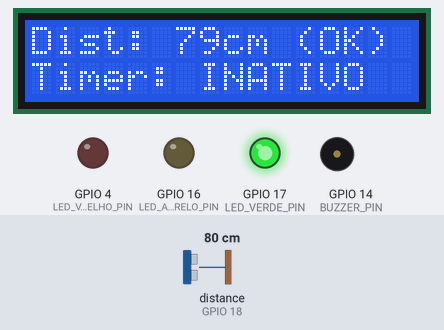
A sketch run on a simulated ESP32. On the bench: 16×2 character LCD, output pins drawn as LEDs (lit = HIGH), buzzer (waves = sounding). Wiring (inferred from the names in the program): ultrasonic range finder: trigger GPIO 5; echo GPIO 18. Inputs (shaded band) come from the test bench; at power-on: distance to the obstacle (sensor on GPIO 18) 80 cm. The echo pulse lasts 58.3 µs per cm; WiFi joins after 1.5 s; servers stay silent unless stated; no MQTT or app messages arrive unless stated; pins used as bus, display or sensor lines are not drawn; what the sketch prints to the serial monitor is not drawn.

Above: at 3.8 s.
3.9 s: distance to the obstacle (sensor on GPIO 18) set to 44 cm
At 6.4 s:
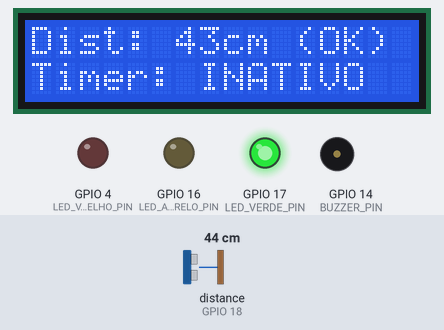
6.9 s: distance to the obstacle (sensor on GPIO 18) set to 37 cm
At 9.1 s:
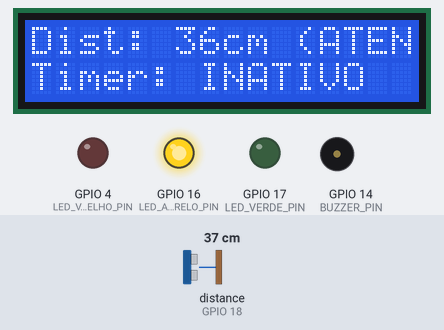
9.4 s: distance to the obstacle (sensor on GPIO 18) set to 34 cm
At 10.6 s:
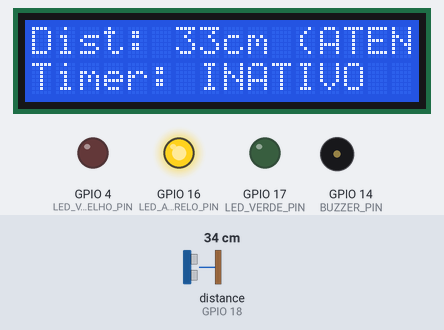
11.5 s: distance to the obstacle (sensor on GPIO 18) set to 28 cm
At 13.0 s:
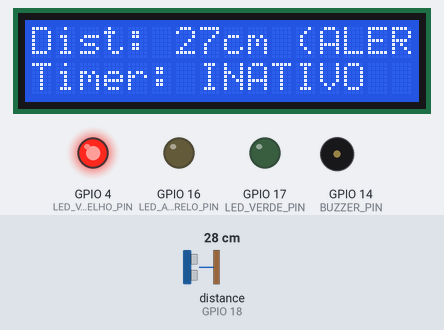
15.1 s: distance to the obstacle (sensor on GPIO 18) set to 35 cm
At 15.5 s:
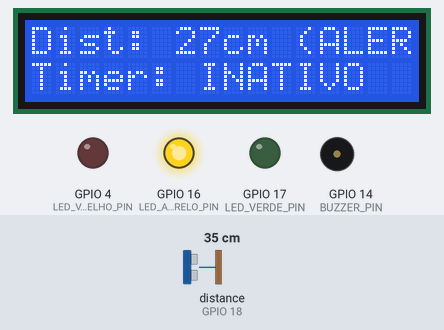
Timing chart, 0 to 18.1 s (numbered marks = the images above; inputs shaded):
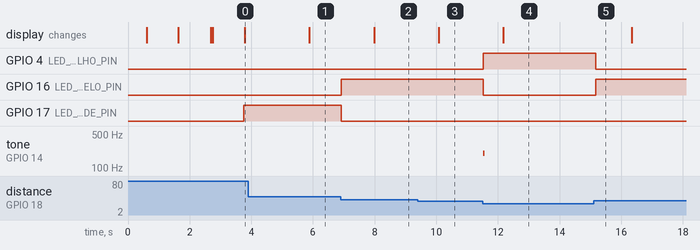

Measured:
- the behaviour switches between 42 and 41 cm on distance to the obstacle (sensor on GPIO 18) (found by bisection; images 1 and 2)
- the behaviour switches between 32 and 31 cm on distance to the obstacle (sensor on GPIO 18) (found by bisection; images 3 and 4)
- after the input at 3.9 s, the display: changes after 2.0 s (image 1)
- after the input at 6.9 s, GPIO 16 (LED_AMARELO_PIN): LOW → HIGH at once; GPIO 17 (LED_VERDE_PIN): HIGH → LOW at once; the display: changes after 1.1 s (image 2)
- after the input at 9.4 s, the display: changes after 0.68 s (image 3)
- after the input at 11.5 s, GPIO 4 (LED_VERMELHO_PIN): LOW → HIGH at once; GPIO 16 (LED_AMARELO_PIN): HIGH → LOW at once; tone on GPIO 14 (BUZZER_PIN): silent → 200 Hz at once, → silent 0.05 s later; the display: changes after 0.67 s (image 4)
- after the input at 15.1 s, GPIO 4 (LED_VERMELHO_PIN): HIGH → LOW after 0.08 s; GPIO 16 (LED_AMARELO_PIN): LOW → HIGH after 0.08 s

The sketch:

codigo-ergonomia_esp32.ino
```cpp
// --- Bibliotecas
#include <WiFi.h>
#include <PubSubClient.h>
#include <ArduinoJson.h>
#include <Wire.h>
#include <LiquidCrystal_I2C.h>

// --- Configurações de Rede
const char* SSID = "Wokwi-GUEST";
const char* PASSWORD = "";

// --- Configurações do MQTT
const char* BROKER_MQTT = "44.223.43.74";
const int BROKER_PORT = 1883;

const char* ID_MQTT = "esp32_ergonomia_01";
const char* TOPICO_PUBLISH = "fiap/gs/ergonomia/attrs";
const char* TOPICO_SUBSCRIBE = "fiap/gs/ergonomia/cmd";

// --- Pinos e Componentes
const int I2C_SDA_PIN = 21;
const int I2C_SCL_PIN = 22;
const int BUZZER_PIN = 14;
const int TRIG_PIN = 5;
const int ECHO_PIN = 18;
const int LED_VERDE_PIN = 17;  // Postura OK
const int LED_AMARELO_PIN = 16;   // NOVO: Postura ATENÇÃO
const int LED_VERMELHO_PIN = 4; // Postura RUIM

// Limites de postura (em cm)
const int LIMITE_POSTURA_OK_CM = 40;     // Acima disto = VERDE
const int LIMITE_POSTURA_ALERTA_CM = 30; // Abaixo disto = VERMELHO
                                       // Entre os dois = AMARELO

// --- Componentes
LiquidCrystal_I2C lcd(0x27, 16, 2);
WiFiClient espClient;
PubSubClient MQTT(espClient);

// --- Variáveis de Estado
int distanciaAtual = 0;
String estadoPostura = "OK";
String estadoTimer = "INATIVO";
bool timerAtivo = false;

// --- Variáveis de Temporização (Pomodoro)
unsigned long tempoInicioCiclo = 0;
// (Para testes usamos valores curtos)
const long DURACAO_FOCO_MS = 10000; // 10 segundos
const long DURACAO_PAUSA_MS = 5000; // 5 segundos

// --- Variáveis de Controle
unsigned long ultimoEnvioMQTT = 0;
const long INTERVALO_ENVIO_MQTT = 2000; // Envia dados a cada 2s

// --- Funções de Inicialização
void initSerial() { Serial.begin(115200); }
void initPins() {
  pinMode(TRIG_PIN, OUTPUT);
  pinMode(ECHO_PIN, INPUT);
  pinMode(LED_VERDE_PIN, OUTPUT);
  pinMode(LED_AMARELO_PIN, OUTPUT);
  pinMode(LED_VERMELHO_PIN, OUTPUT);
  pinMode(BUZZER_PIN, OUTPUT);
}
void initLCD() {
  Wire.begin(I2C_SDA_PIN, I2C_SCL_PIN);
  lcd.init(); lcd.backlight();
  lcd.setCursor(0, 0); lcd.print("Ergonomia: OK");
  lcd.setCursor(0, 1); lcd.print("Timer: INATIVO");
}
void initWiFi() {
  Serial.print("Conectando ao WiFi...");
  lcd.clear();
  lcd.setCursor(0, 0); lcd.print("Conectando WiFi");
  WiFi.begin(SSID, PASSWORD);
  while (WiFi.status() != WL_CONNECTED) { delay(500); Serial.print("."); lcd.print(".");}
  Serial.println("\nWiFi conectado!");
  lcd.clear();
  lcd.setCursor(0, 0); lcd.print("WiFi Conectado!");
  delay(1000);
}

// --- Funções de Atuadores e Sensores
void tocarSom(String tipo) {
  if (tipo == "foco") {
    tone(BUZZER_PIN, 500, 100); // 1 bipe curto
  } else if (tipo == "pausa") {
    tone(BUZZER_PIN, 800, 100); delay(100);
    tone(BUZZER_PIN, 800, 100); // 2 bipes curtos
  } else if (tipo == "alerta") {
    tone(BUZZER_PIN, 200, 50); // Bip baixo e rápido
  }
}
void atualizarLCD() {
  lcd.clear();
  // Linha 0: Postura
  lcd.setCursor(0, 0);
  lcd.print("Dist: "); lcd.print(distanciaAtual); lcd.print("cm ("); lcd.print(estadoPostura); lcd.print(")");

  // Linha 1: Timer
  lcd.setCursor(0, 1);
  lcd.print("Timer: "); lcd.print(estadoTimer);
  if (timerAtivo) {
    unsigned long tempoDecorrido = (millis() - tempoInicioCiclo) / 1000;
    lcd.print(" "); lcd.print(tempoDecorrido); lcd.print("s");
  }
}
int lerSensorDistancia() {
  digitalWrite(TRIG_PIN, LOW); delayMicroseconds(2);
  digitalWrite(TRIG_PIN, HIGH); delayMicroseconds(10);
  digitalWrite(TRIG_PIN, LOW);
  long duration = pulseIn(ECHO_PIN, HIGH);
  return duration * 0.034 / 2;
}

// --- Funções de Lógica Principal
void checarPostura() {
  distanciaAtual = lerSensorDistancia();
  String estadoAnterior = estadoPostura;


  if (distanciaAtual <= LIMITE_POSTURA_ALERTA_CM && distanciaAtual > 0) {
    // 1. ALERTA (Ex: 1-30 cm)
    estadoPostura = "ALERTA";
    digitalWrite(LED_VERMELHO_PIN, HIGH);
    digitalWrite(LED_AMARELO_PIN, LOW);
    digitalWrite(LED_VERDE_PIN, LOW);
    if (estadoAnterior != "ALERTA") tocarSom("alerta"); // Toca só na transição

  } else if (distanciaAtual <= LIMITE_POSTURA_OK_CM && distanciaAtual > LIMITE_POSTURA_ALERTA_CM) {
    // 2. ATENCAO (Ex: 31-40 cm)
    estadoPostura = "ATENCAO";
    digitalWrite(LED_VERMELHO_PIN, LOW);
    digitalWrite(LED_AMARELO_PIN, HIGH);
    digitalWrite(LED_VERDE_PIN, LOW);

  } else if (distanciaAtual > LIMITE_POSTURA_OK_CM) {
    // 3. OK (Ex: > 40 cm)
    estadoPostura = "OK";
    digitalWrite(LED_VERMELHO_PIN, LOW);
    digitalWrite(LED_AMARELO_PIN, LOW);
    digitalWrite(LED_VERDE_PIN, HIGH);

  } else {
    // 4. ERRO (distancia == 0 ou negativa)
    // Se o sensor falhar a leitura, desliga tudo
    estadoPostura = "ERRO";
    digitalWrite(LED_VERMELHO_PIN, LOW);
    digitalWrite(LED_AMARELO_PIN, LOW);
    digitalWrite(LED_VERDE_PIN, LOW);
  }
}

void gerenciarTimerPomodoro() {
  if (!timerAtivo) return;
  unsigned long tempoDecorrido = millis() - tempoInicioCiclo;

  if (estadoTimer == "FOCO") {
    if (tempoDecorrido >= DURACAO_FOCO_MS) {
      Serial.println("Tempo de FOCO terminado. Iniciando PAUSA.");
      tocarSom("pausa");
      estadoTimer = "PAUSA";
      tempoInicioCiclo = millis(); // Reinicia o contador
    }
  } else if (estadoTimer == "PAUSA") {
    if (tempoDecorrido >= DURACAO_PAUSA_MS) {
      Serial.println("Tempo de PAUSA terminado. Iniciando FOCO.");
      tocarSom("foco");
      estadoTimer = "FOCO";
      tempoInicioCiclo = millis(); // Reinicia o contador
    }
  }
}

// --- Funções MQTT
void sendDataMQTT() {
  StaticJsonDocument<200> doc;
  doc["distancia"] = distanciaAtual;
  doc["postura"] = estadoPostura; // Agora envia "OK", "ATENCAO" ou "ALERTA"
  doc["timer_status"] = timerAtivo ? estadoTimer : "INATIVO";

  char buffer[200];
  serializeJson(doc, buffer);

  MQTT.publish(TOPICO_PUBLISH, buffer);
  Serial.print("--- DADOS PUBLICADOS --- ");
  Serial.println(buffer);
}
void mqtt_callback(char* topic, byte* payload, unsigned int length) {
  String msg;
  for (int i = 0; i < length; i++) msg += (char)payload[i];
  Serial.print("Mensagem recebida ["); Serial.print(topic); Serial.print("]: "); Serial.println(msg);

  StaticJsonDocument<128> doc;
  deserializeJson(doc, msg);
  const char* comando = doc["comando"];

  if (strcmp(comando, "start") == 0) {
    Serial.println("Comando de START recebido!");
    timerAtivo = true;
    estadoTimer = "FOCO";
    tempoInicioCiclo = millis();
    tocarSom("foco");
  } else if (strcmp(comando, "reset") == 0) {
    Serial.println("Comando de RESET recebido!");
    timerAtivo = false;
    estadoTimer = "INATIVO";
  }

  atualizarLCD();
  sendDataMQTT(); // Envia o novo estado imediatamente
}
void initMQTT() {
  MQTT.setServer(BROKER_MQTT, BROKER_PORT);
  MQTT.setCallback(mqtt_callback);
}
void reconnectMQTT() {
  while (!MQTT.connected()) {
    Serial.print("Conectando ao Broker MQTT...");
    lcd.clear();
    lcd.setCursor(0, 0); lcd.print("Conectando MQTT");

    if (MQTT.connect(ID_MQTT)) {
      Serial.println("Conectado!");
      lcd.clear();
      lcd.setCursor(0, 0); lcd.print("MQTT Conectado!");
      delay(1000);
      MQTT.subscribe(TOPICO_SUBSCRIBE);
      Serial.print("Subscrito em: "); Serial.println(TOPICO_SUBSCRIBE);
    } else {
      Serial.print("Falha (rc="); Serial.print(MQTT.state()); Serial.println("), tentando novamente em 2s...");
      lcd.clear();
      lcd.setCursor(0, 0); lcd.print("Falha MQTT...");
      delay(2000);
    }
  }
}
void VerificaConexoesWiFIEMQTT() {
  if (WiFi.status() != WL_CONNECTED) initWiFi();
  if (!MQTT.connected()) reconnectMQTT();
}

// ===== SETUP =====
void setup() {
  initSerial();
  initPins();
  initLCD();
  initWiFi();
  initMQTT();
  atualizarLCD(); // Atualiza o LCD com o estado inicial
}

// ===== LOOP =====
void loop() {
  VerificaConexoesWiFIEMQTT();
  MQTT.loop(); // Essencial para o MQTT (receber msgs e manter conexão)

  checarPostura();
  gerenciarTimerPomodoro();

  // Atualiza o LCD e envia dados MQTT em intervalos
  if (millis() - ultimoEnvioMQTT > INTERVALO_ENVIO_MQTT) {
    atualizarLCD();
    sendDataMQTT();
    ultimoEnvioMQTT = millis();
  }

  delay(100); // Pequeno delay para estabilidade
}
```
